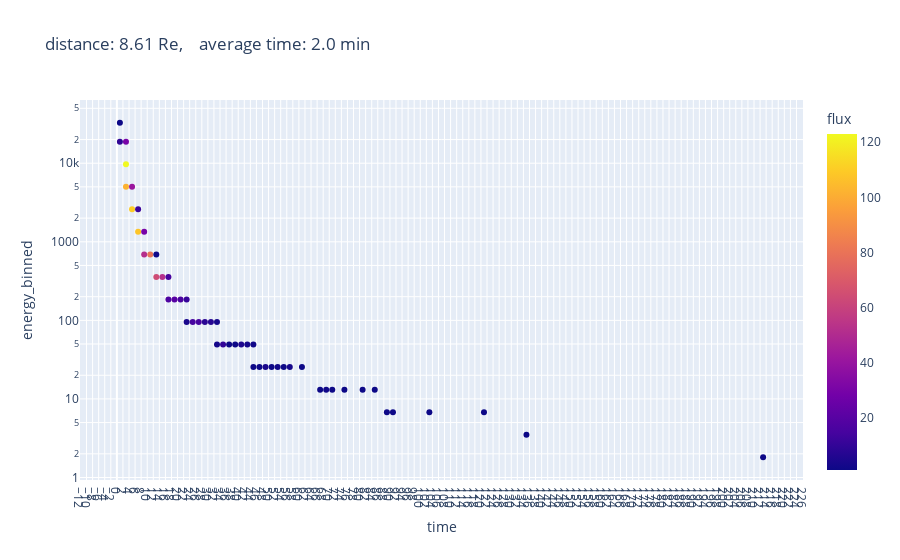

Notebook code cell kept with this figure:
### Code cell
target_distances = [8.61]
avg_time = settings_avg_time

for target_distance in target_distances:
    energy_spectra = mms_enspectra_simulation_functions.calculate_energy_spectra(result, target_distance, avg_time)

    fig = px.scatter(energy_spectra, x="time", y="energy_binned", color = 'flux', log_y=True
                     , title = 'distance: ' + str(target_distance) + ' Re, ' 
                     + '   average time: ' + str(avg_time) + ' min')
    fig.update_xaxes(dtick=avg_time)
    fig.show()

### Figure 1 — Plotly figure (JSON) as saved in the notebook; plotly's stock layout.template omitted (floating-point values rounded to 4 significant figures)
{"data": [{"hovertemplate": "time=%{x}<br>energy_binned=%{y}<br>flux=%{marker.color}<extra></extra>", "legendgroup": "", "marker": {"color": [9, 1, 102, 123, 30, 110, 41, 108, 12, 52, 30, 80, 64, 2, 52, 17, 15, 20, 16, 4, 11, 15, 15, 8, 7, 3, 3, 10, 1, 1, 5, 3, 1, 2, 1, 4, 1, 2, 1, 3, 1, 1, 2, 1, 1, 1, 1, 1, 1, 1, 1, 1, 1], "coloraxis": "coloraxis", "symbol": "circle"}, "mode": "markers", "name": "", "orientation": "v", "showlegend": false, "type": "scatter", "x": [1, 1, 3, 3, 3, 5, 5, 7, 7, 9, 9, 11, 13, 13, 15, 17, 17, 19, 21, 23, 23, 25, 27, 29, 31, 33, 33, 35, 37, 39, 41, 43, 45, 45, 47, 49, 51, 53, 55, 57, 61, 67, 69, 71, 75, 81, 85, 89, 91, 103, 121, 135, 213], "xaxis": "x", "y": [18800.0, 32740.0, 5015.0, 9710.0, 18800.0, 2590.0, 5015.0, 1338.0, 2590.0, 691.1, 1338.0, 691.1, 357.0, 691.1, 357.0, 184.4, 357.0, 184.4, 184.4, 95.24, 184.4, 95.24, 95.24, 95.24, 95.24, 49.2, 95.24, 49.2, 49.2, 49.2, 49.2, 49.2, 25.41, 49.2, 25.41, 25.41, 25.41, 25.41, 25.41, 25.41, 25.41, 13.12, 13.12, 13.12, 13.12, 13.12, 13.12, 6.77, 6.77, 6.77, 6.77, 3.51, 1.81], "yaxis": "y"}], "layout": {"coloraxis": {"colorbar": {"title": {"text": "flux"}}, "colorscale": [[0, "#0d0887"], [0.1111, "#46039f"], [0.2222, "#7201a8"], [0.3333, "#9c179e"], [0.4444, "#bd3786"], [0.5556, "#d8576b"], [0.6667, "#ed7953"], [0.7778, "#fb9f3a"], [0.8889, "#fdca26"], [1, "#f0f921"]]}, "legend": {"tracegroupgap": 0}, "title": {"text": "distance: 8.61 Re,    average time: 2.0 min"}, "xaxis": {"anchor": "y", "domain": [0, 1], "dtick": 2, "title": {"text": "time"}}, "yaxis": {"anchor": "x", "domain": [0, 1], "title": {"text": "energy_binned"}, "type": "log"}}}
